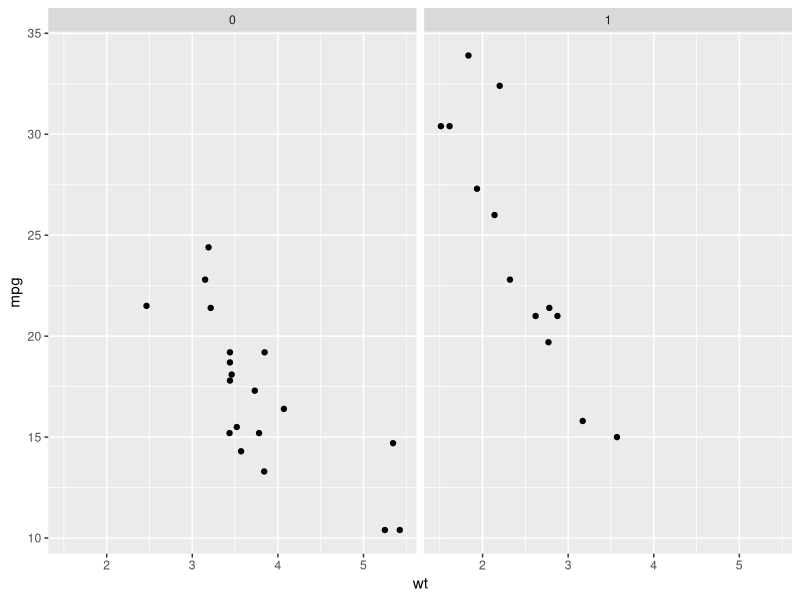
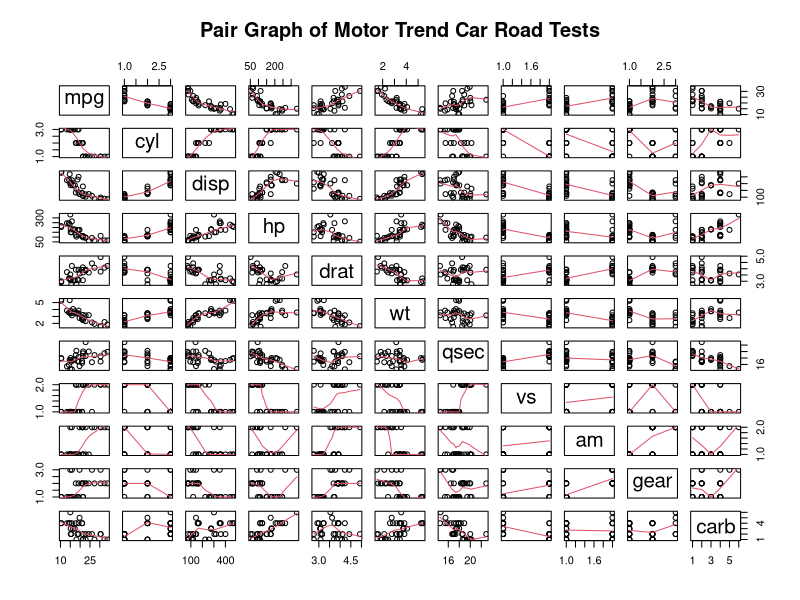
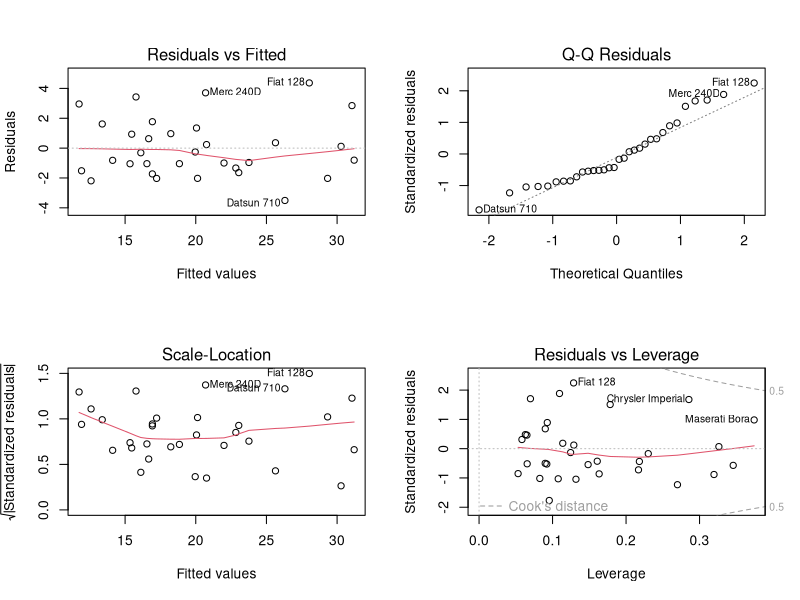

Source code (R) for these figures, in order:
## ---- chunk 1
library(ggplot2)

data(mtcars)
mtcars[1:3, ] # Sample Data
dim(mtcars)
mtcars$cyl <- as.factor(mtcars$cyl)
mtcars$vs <- as.factor(mtcars$vs)
mtcars$am <- factor(mtcars$am)
mtcars$gear <- factor(mtcars$gear)
mtcars$carb <- factor(mtcars$carb)
attach(mtcars)


## ---- chunk 2
result <- t.test(mpg ~ am)
result$p.value
result$estimate
result$conf.int
## ---- chunk 3
fullModel <- lm(mpg ~ .,data = mtcars)
summary(fullModel)
## ---- chunk 4
stepModel <- step(fullModel, k=log(nrow(mtcars)))
summary(stepModel) # results hidden
## ---- chunk 5
amIntWtModel<-lm(mpg ~ wt + qsec + am + wt:am, data=mtcars)
summary(amIntWtModel) # results hidden
## ---- chunk 6
amModel<-lm(mpg ~ am, data=mtcars)
summary(amModel) # results hidden
## ---- chunk 7
anova(amModel, stepModel, fullModel, amIntWtModel) 
confint(amIntWtModel) # results hidden
## ---- chunk 8
summary(amIntWtModel)$coef
## ---- chunk 9
sum((abs(dfbetas(amIntWtModel)))>1)
## ---- chunk 10
qplot(wt,mpg,data = mtcars,facets= .~am)

## ---- chunk 11
pairs(mtcars,panel = panel.smooth,main="Pair Graph of Motor Trend Car Road Tests")

## ---- chunk 12
par(mfrow = c(2, 2))
plot(amIntWtModel)
